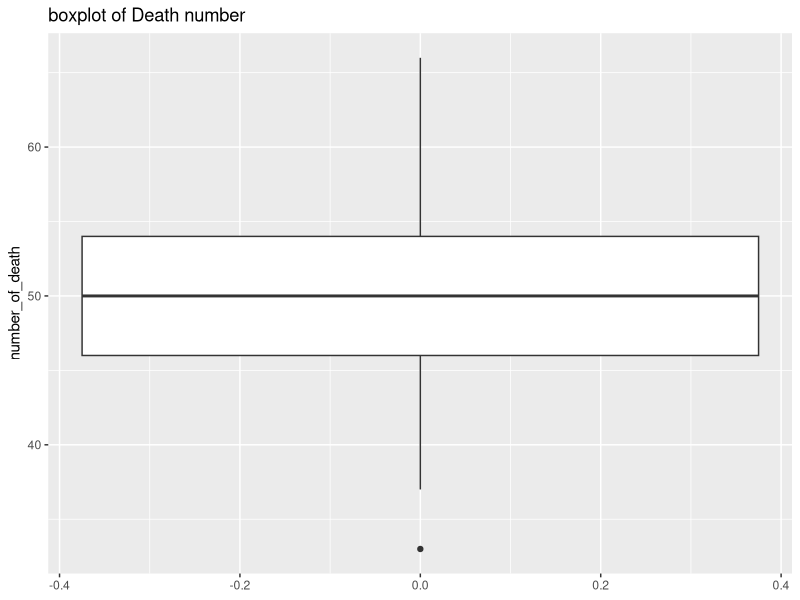

Recreate this plot in R.
#### Preamble ####
# Purpose: Tests... 
# Author: Ruiying LI 
# Date: 24 September 2024 
# Contact: ruiying.li@mail.utoronto.ca 
# License: MIT
# Pre-requisites:None
# Any other information needed? 


#### Workspace setup ####
library(tidyverse)



#### Test data ####
data <- read.csv("data/raw_data/simulated.csv")


# Test for negative numbers
data$number_of_death |> min() <= 0

# Test for NAs
all(is.na(data$number_of_death))

#Test abnormalities
ggplot(data, aes(y = number_of_death)) +
  geom_boxplot() +
  labs(title = "boxplot of Death number")


#Test for level of variable
table(data$location)
table(data$civic_centre)
